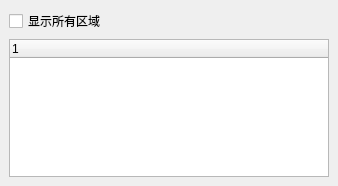
<?xml version="1.0" encoding="UTF-8"?>
<ui version="4.0">
 <class>ZoneBrowserDockWidget</class>
 <widget class="QDockWidget" name="ZoneBrowserDockWidget">
  <property name="geometry">
   <rect>
    <x>0</x>
    <y>0</y>
    <width>338</width>
    <height>186</height>
   </rect>
  </property>
  <property name="allowedAreas">
   <set>Qt::LeftDockWidgetArea|Qt::RightDockWidgetArea</set>
  </property>
  <property name="windowTitle">
   <string>区域浏览器</string>
  </property>
  <widget class="QWidget" name="dockWidgetContents">
   <layout class="QGridLayout" name="gridLayout_2">
    <item row="2" column="0">
     <widget class="QTreeWidget" name="mTreeWidget">
      <column>
       <property name="text">
        <string/>
       </property>
      </column>
     </widget>
    </item>
    <item row="1" column="0">
     <widget class="QCheckBox" name="mAllCheckBox">
      <property name="text">
       <string>显示所有区域</string>
      </property>
      <property name="tristate">
       <bool>false</bool>
      </property>
     </widget>
    </item>
   </layout>
  </widget>
 </widget>
 <resources/>
 <connections/>
</ui>
